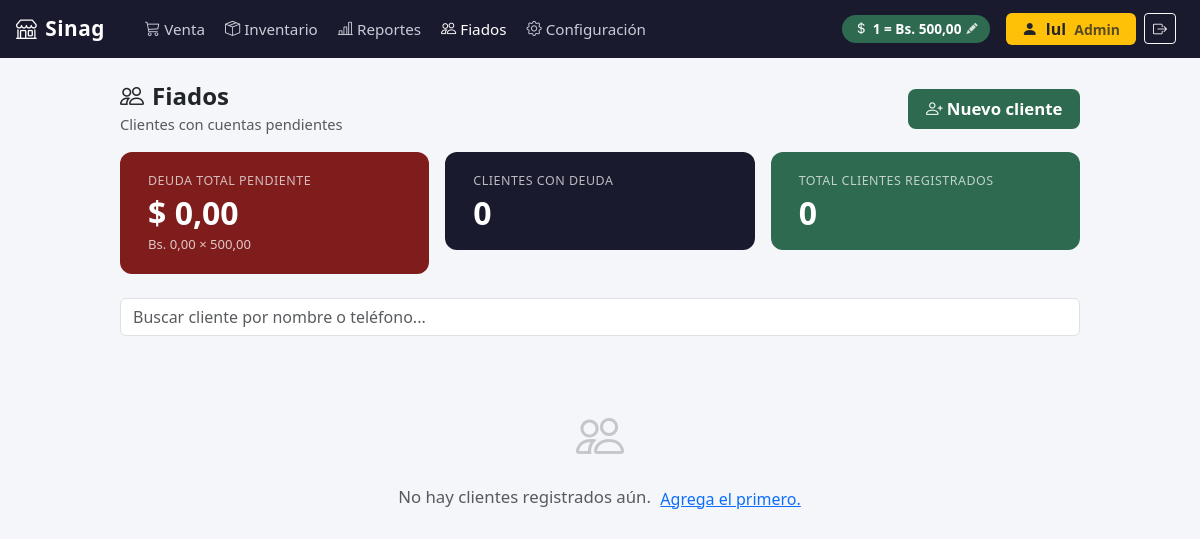
/fiados/ (signed in), run on an earlier commit of the app's database.
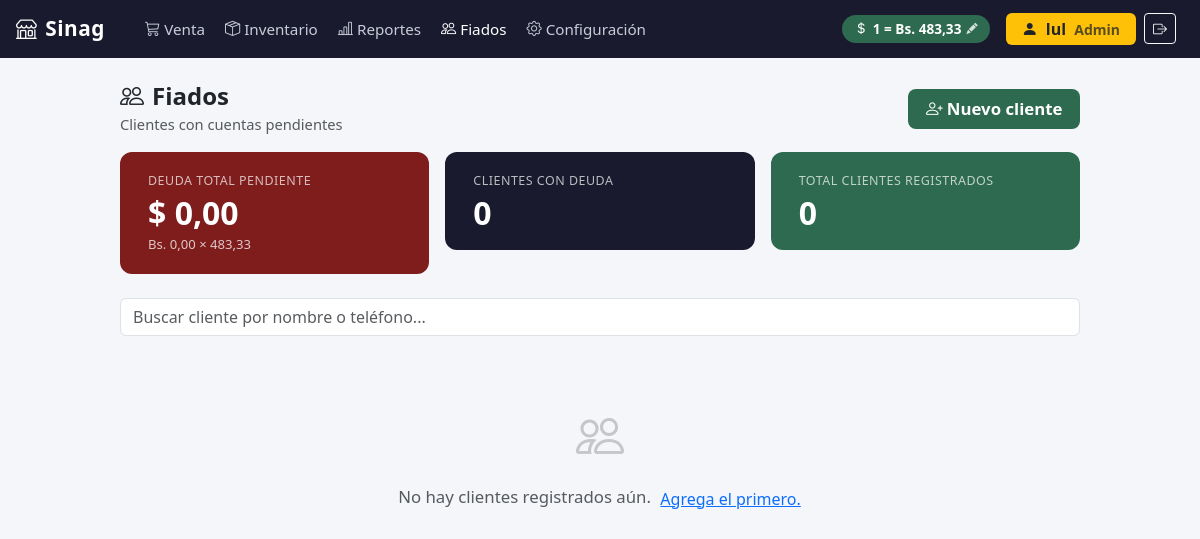
And on a later commit of the database.
### configuracion/models.py (models this page shows, shortened)
class Moneda(models.Model):
    tasa_cambio = models.DecimalField(max_digits=12, decimal_places=2)
    simbolo = models.CharField(max_length=5, default='Bs')
    ultima_actualizacion = models.DateTimeField(auto_now=True)
    class Meta:
        verbose_name = 'Moneda'
        verbose_name_plural = 'Moneda'

### fiados/views.py (the view, shortened to what this page needs)
# urls.py: path('', views.configuracion_index, name='index'),
@solo_admin
def index(request):
    clientes = list(
        Cliente.objects
        .prefetch_related('fiados__pagos')
        .order_by('nombre')
    )
    clientes.sort(key=lambda c: c.saldo_total, reverse=True)
    total_deuda  = sum(c.saldo_total for c in clientes)
    con_deuda    = sum(1 for c in clientes if c.saldo_total > 0)
    moneda  = Moneda.objects.first()
    empresa = Empresa.objects.first() or Empresa()
    return render(request, 'fiados/index.html', {
        'clientes':     clientes,
        'total_deuda':  total_deuda,
        'con_deuda':    con_deuda,
        'moneda':       moneda,
        'empresa':      empresa,
        'tasa':         moneda.tasa_cambio if moneda else None,
    })

### ventas/templatetags/pos_extras.py (called while the page is built)
@register.filter
def formato_bs(value):
    try:
        num = float(value)
    except (TypeError, ValueError):
        return value
    formatted = f"{num:,.2f}"
    return formatted.replace(',', 'X').replace('.', ',').replace('X', '.')

### templates/fiados/index.html (shortened to what this page needs)
{% extends "base.html" %}
{% load pos_extras %}
{% block nav_fiados %}active{% endblock %}
{% block contenido %}
<div style="max-width: 960px; margin: 0 auto;">
  <div class="d-flex align-items-center justify-content-between mb-3 flex-wrap gap-2">
    <div>
      <h4 class="fw-bold mb-0"><i class="bi bi-people me-2"></i>Fiados</h4>
      <small class="text-muted">Clientes con cuentas pendientes</small>
    </div>
    <button class="btn-nuevo-cliente" onclick="abrirModalNuevo()">
      <i class="bi bi-person-plus me-1"></i>Nuevo cliente
    </button>
  </div>
  <div class="row g-3 mb-4">
    <div class="col-sm-4">
      <div class="stat-card rojo">
        <div class="lbl">Deuda total pendiente</div>
        <div class="val">$ {{ total_deuda|floatformat:2 }}</div>
        {% if tasa %}<div style="font-size:.82rem; opacity:.75; margin-top:.3rem;">Bs. {{ total_deuda|formato_bs }} × {{ tasa }}</div>{% endif %}
      </div>
    </div>
    <div class="col-sm-4">
      <div class="stat-card">
        <div class="lbl">Clientes con deuda</div>
        <div class="val">{{ con_deuda }}</div>
      </div>
    </div>
    <div class="col-sm-4">
      <div class="stat-card verde">
        <div class="lbl">Total clientes registrados</div>
        <div class="val">{{ clientes|length }}</div>
      </div>
    </div>
  </div>
  <div class="mb-3">
    <input type="text" id="buscador-clientes" class="form-control"
           placeholder="Buscar cliente por nombre o teléfono..." autocomplete="off">
  </div>
  {% if clientes %}
  <div class="bg-white rounded-3 shadow-sm overflow-hidden">
    <table class="table mb-0" id="tabla-clientes">
      <thead style="background:#1a1a2e; color:#fff;">
        <tr>
          <th>Cliente</th>
          <th>Teléfono</th>
          <th class="text-end">Deuda activa (USD)</th>
          <th class="text-center">Fiados activos</th>
          <th class="text-center">Estado</th>
        </tr>
      </thead>
      <tbody>
        {% for c in clientes %}
        <tr class="cliente-row"
            data-nombre="{{ c.nombre|lower }}"
            data-tel="{{ c.telefono|lower }}"
            onclick="window.location='{% url 'fiados:cliente' c.pk %}'">
          <td>
            <div class="fw-semibold">{{ c.nombre }}</div>
            {% if c.direccion %}<div class="text-muted" style="font-size:.78rem;">{{ c.direccion|truncatechars:40 }}</div>{% endif %}
          </td>
          <td class="text-muted">{{ c.telefono|default:"—" }}</td>
          <td class="text-end fw-bold">
            {% if c.saldo_total > 0 %}
              <span class="text-danger">$ {{ c.saldo_total|floatformat:2 }}</span>
            {% else %}
              <span class="text-muted">$ 0.00</span>
            {% endif %}
          </td>
          <td class="text-center text-muted">{{ c.fiados_activos }}</td>
          <td class="text-center">
            {% if not c.activo %}
              <span class="badge bg-secondary">Inactivo</span>
            {% elif c.saldo_total > 20 %}
              <span class="badge saldo-badge-alto">Deuda alta</span>
            {% elif c.saldo_total > 5 %}
              <span class="badge saldo-badge-medio">Deuda media</span>
            {% elif c.saldo_total > 0 %}
              <span class="badge saldo-badge-bajo">Deuda baja</span>
            {% else %}
              <span class="badge saldo-badge-cero">Al día</span>
            {% endif %}
          </td>
        </tr>
        {% endfor %}
      </tbody>
    </table>
  </div>
  {% else %}
  <div class="text-center text-muted py-5">
    <i class="bi bi-people" style="font-size:3rem; display:block; opacity:.3; margin-bottom:.75rem;"></i>
    No hay clientes registrados aún.
    <button class="btn btn-link p-0 ms-1" onclick="abrirModalNuevo()">Agrega el primero.</button>
  </div>
  {% endif %}
</div>
{% endblock %}

### templates/base.html (shortened to what this page needs)
{% load static %}
<!DOCTYPE html>
<html lang="es">
<head>
  <link href="{% static 'vendor/bootstrap/css/bootstrap.min.css' %}" rel="stylesheet">
  <link href="{% static 'vendor/bootstrap-icons/css/bootstrap-icons.min.css' %}" rel="stylesheet">
</head>
<body>
  <nav class="navbar navbar-expand-lg navbar-pos px-3">
    <a class="navbar-brand" href="{% url 'pos:venta' %}">
      <i class="bi bi-shop me-2"></i>{{ empresa.nombre|default:"POS Core" }}
    </a>
    <div class="collapse navbar-collapse" id="navMenu">
      <ul class="navbar-nav me-auto ms-3 gap-1">
        <li class="nav-item">
          <a class="nav-link {% block nav_venta %}{% endblock %}" href="{% url 'pos:venta' %}">
            <i class="bi bi-cart3 me-1"></i>Venta
          </a>
        </li>
        {% if request.user.is_staff %}
        <li class="nav-item">
          <a class="nav-link {% block nav_inventario %}{% endblock %}" href="{% url 'inventario:index' %}">
            <i class="bi bi-box-seam me-1"></i>Inventario
          </a>
        </li>
        <li class="nav-item">
          <a class="nav-link {% block nav_reportes %}{% endblock %}" href="{% url 'reportes:index' %}">
            <i class="bi bi-bar-chart-line me-1"></i>Reportes
          </a>
        </li>
        <li class="nav-item">
          <a class="nav-link {% block nav_fiados %}{% endblock %}" href="{% url 'fiados:index' %}">
            <i class="bi bi-people me-1"></i>Fiados
          </a>
        </li>
        <li class="nav-item">
          <a class="nav-link {% block nav_config %}{% endblock %}" href="{% url 'configuracion:index' %}">
            <i class="bi bi-gear me-1"></i>Configuración
          </a>
        </li>
        {% endif %}
      </ul>
      {% if request.user.is_staff %}
      <button
        class="tasa-badge me-3 {% if not tasa %}sin-tasa{% endif %}"
        id="btn-abrir-tasa"
        data-bs-toggle="modal"
        data-bs-target="#modalTasa"
        title="Clic para actualizar tasa BCV"
      >
        <i class="bi bi-currency-dollar"></i>
        <span id="tasa-navbar-texto">
          {% if tasa %}1 = Bs. {{ tasa }}{% else %}Sin tasa — clic para configurar{% endif %}
        </span>
        <i class="bi bi-pencil-fill"></i>
      </button>
      {% endif %}
      {% if request.user.is_authenticated %}
      <div class="d-flex align-items-center gap-2 me-2">
        <span class="badge {% if request.user.is_staff %}bg-warning text-dark{% else %}bg-secondary{% endif %} fs-6 px-3 py-2">
          <i class="bi bi-person-fill me-1"></i>
          {{ request.user.get_full_name|default:request.user.username }}
          {% if request.user.is_staff %}<span class="opacity-75 ms-1 small">Admin</span>{% endif %}
        </span>
        <form method="post" action="{% url 'logout' %}" class="d-inline m-0">
          <button type="submit" class="btn btn-outline-light btn-sm" title="Cerrar sesión">
            <i class="bi bi-box-arrow-right"></i>
          </button>
        </form>
      </div>
      {% endif %}
    </div>
  </nav>
  <div class="content-wrapper container-fluid">
    {% block contenido %}{% endblock %}
  </div>
</body>
</html>

What changed in the data, as far as the page shows it:
changed Moneda: tasa_cambio "500,00" → "483,33"
